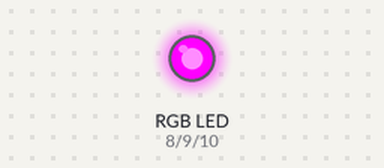
This sketch was run on a simulated Arduino Uno, built with avr-gcc and run on an emulated ATmega328P. On the bench: an RGB LED mixed from three pins (HIGH = lit).

Above: at 0.2 s.
At 1.2 s:
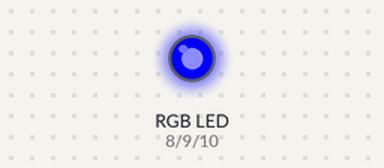
At 2.2 s:
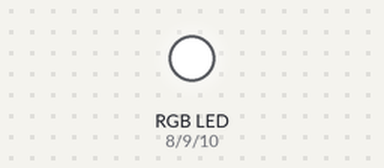
Timing chart, 0 to 3.0 s (numbered marks = the images above):
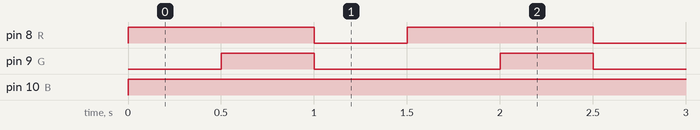

Measured:
- by itself, pin 8 (R): alternates HIGH for 1.0 s and LOW for 0.50 s
- by itself, pin 9 (G): alternates HIGH for 0.50 s and LOW for 1.0 s
- by itself, pin 10 (B): LOW → HIGH at 0.00 s

The sketch:

rgb.ino
```cpp
const int R = 8;
const int G = 9;
const int B = 10;


void setup(){
  pinMode(R, OUTPUT);
  pinMode(G, OUTPUT);
  pinMode(B, OUTPUT);
}

void loop(){
      digitalWrite(R, HIGH);
      digitalWrite(G, LOW);
      digitalWrite(B, HIGH);
      delay(500);
      digitalWrite(R, HIGH);
      digitalWrite(G, HIGH);
      digitalWrite(B, HIGH);
      delay(500);
      digitalWrite(R, LOW);
      digitalWrite(G, LOW);
      digitalWrite(B, HIGH);
      delay(500);
}
```
